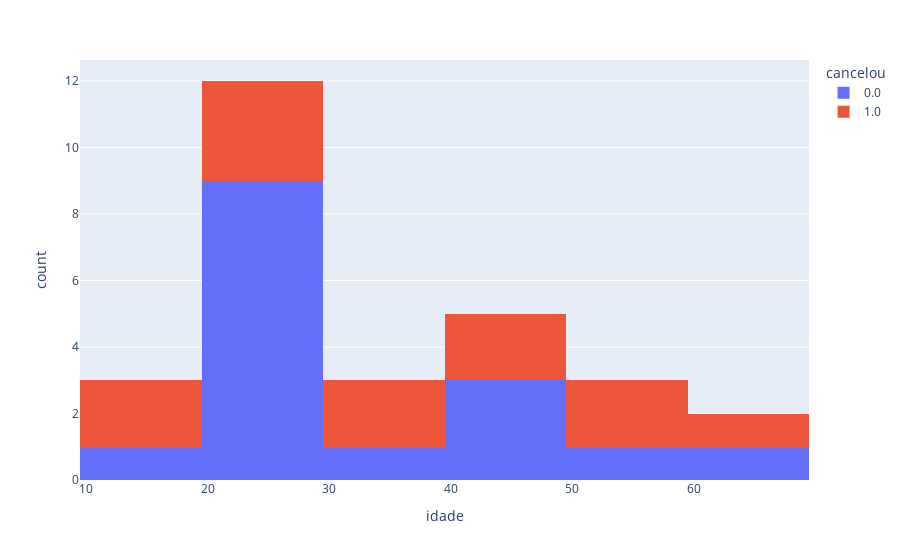
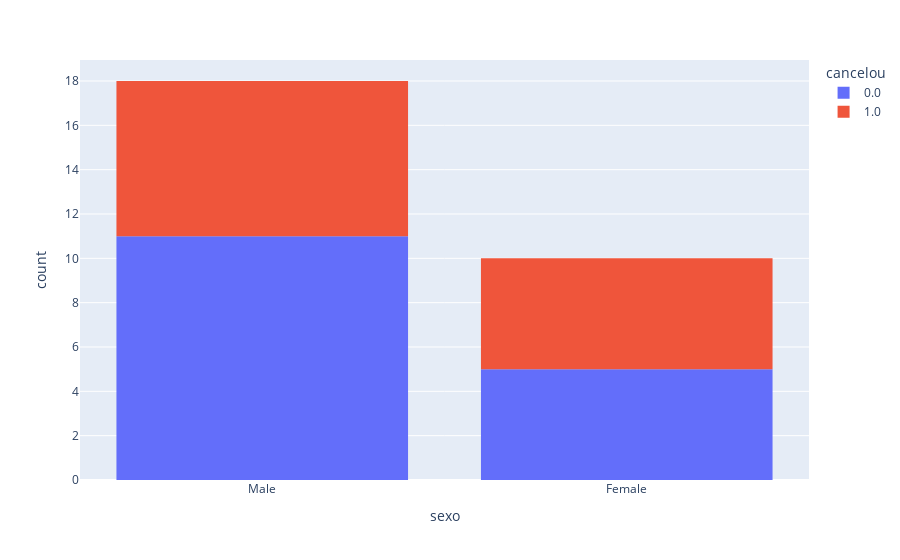
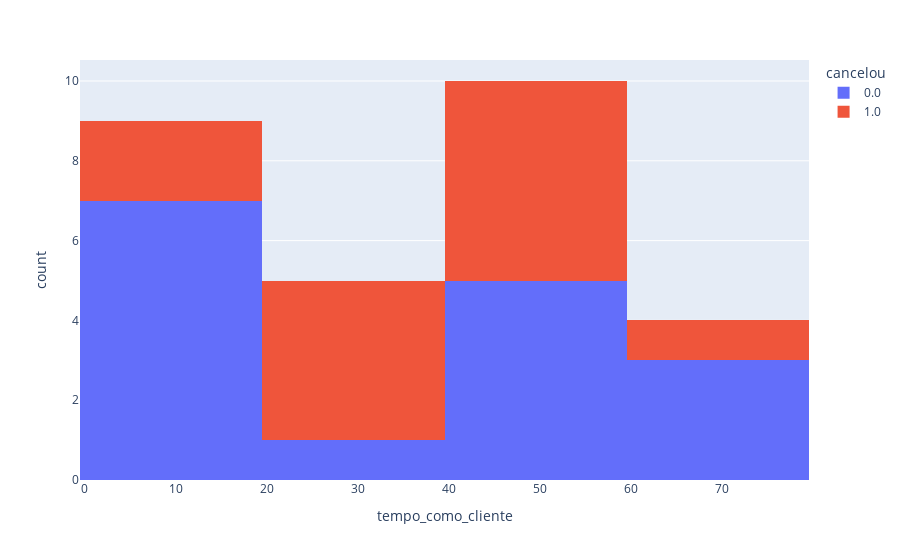
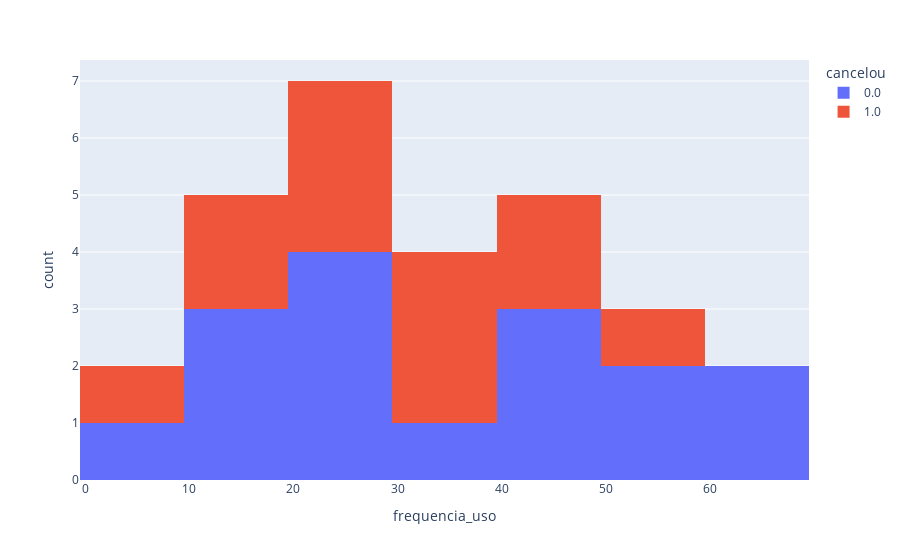

Here is the notebook cell these charts were saved with, in order:
### Code cell
#Passo 5: Análise das causas dos cancelamentos.
#Criando gráficos para analize 
import plotly.express as px

# criar o grafico 
#Para cada coluna da tabela, liste cada coluna da tabela (exibindo todas as colunas no grafico)- utilizando o (for)
for coluna in tabela.columns:
    grafico = px.histogram(tabela, x=coluna, color="cancelou")
    # exibir o grafico
    grafico.show()

### Figure 1 — Plotly figure (JSON) as saved in the notebook; plotly's stock layout.template omitted (floating-point values rounded to 4 significant figures)
{"data": [{"alignmentgroup": "True", "bingroup": "x", "hovertemplate": "cancelou=0.0<br>idade=%{x}<br>count=%{y}<extra></extra>", "legendgroup": "0.0", "marker": {"color": "#636efa", "pattern": {"shape": ""}}, "name": "0.0", "offsetgroup": "0.0", "orientation": "v", "showlegend": true, "type": "histogram", "x": [23, 41, 60, 25, 18, 21, 21, 27, 58, 24, 25, 26, 21, 46, 49, 35], "xaxis": "x", "yaxis": "y"}, {"alignmentgroup": "True", "bingroup": "x", "hovertemplate": "cancelou=1.0<br>idade=%{x}<br>count=%{y}<extra></extra>", "legendgroup": "1.0", "marker": {"color": "#EF553B", "pattern": {"shape": ""}}, "name": "1.0", "offsetgroup": "1.0", "orientation": "v", "showlegend": true, "type": "histogram", "x": [30, 55, 32, 19, 22, 60, 25, 19, 28, 45, 51, 46], "xaxis": "x", "yaxis": "y"}], "layout": {"barmode": "relative", "legend": {"title": {"text": "cancelou"}, "tracegroupgap": 0}, "margin": {"t": 60}, "xaxis": {"anchor": "y", "domain": [0, 1], "title": {"text": "idade"}}, "yaxis": {"anchor": "x", "domain": [0, 1], "title": {"text": "count"}}}}

### Figure 2 — Plotly figure (JSON) as saved in the notebook; plotly's stock layout.template omitted (floating-point values rounded to 4 significant figures)
{"data": [{"alignmentgroup": "True", "bingroup": "x", "hovertemplate": "cancelou=0.0<br>sexo=%{x}<br>count=%{y}<extra></extra>", "legendgroup": "0.0", "marker": {"color": "#636efa", "pattern": {"shape": ""}}, "name": "0.0", "offsetgroup": "0.0", "orientation": "v", "showlegend": true, "type": "histogram", "x": ["Male", "Male", "Male", "Male", "Male", "Male", "Male", "Female", "Male", "Female", "Male", "Male", "Female", "Male", "Female", "Female"], "xaxis": "x", "yaxis": "y"}, {"alignmentgroup": "True", "bingroup": "x", "hovertemplate": "cancelou=1.0<br>sexo=%{x}<br>count=%{y}<extra></extra>", "legendgroup": "1.0", "marker": {"color": "#EF553B", "pattern": {"shape": ""}}, "name": "1.0", "offsetgroup": "1.0", "orientation": "v", "showlegend": true, "type": "histogram", "x": ["Male", "Female", "Female", "Male", "Female", "Female", "Female", "Male", "Male", "Male", "Male", "Male"], "xaxis": "x", "yaxis": "y"}], "layout": {"barmode": "relative", "legend": {"title": {"text": "cancelou"}, "tracegroupgap": 0}, "margin": {"t": 60}, "xaxis": {"anchor": "y", "domain": [0, 1], "title": {"text": "sexo"}}, "yaxis": {"anchor": "x", "domain": [0, 1], "title": {"text": "count"}}}}

### Figure 3 — Plotly figure (JSON) as saved in the notebook; plotly's stock layout.template omitted (floating-point values rounded to 4 significant figures)
{"data": [{"alignmentgroup": "True", "bingroup": "x", "hovertemplate": "cancelou=0.0<br>tempo_como_cliente=%{x}<br>count=%{y}<extra></extra>", "legendgroup": "0.0", "marker": {"color": "#636efa", "pattern": {"shape": ""}}, "name": "0.0", "offsetgroup": "0.0", "orientation": "v", "showlegend": true, "type": "histogram", "x": [13, 40, 12, 44, 52, 69, 1, 7, 3, 25, 13, 50, 43, 64, 64, 12], "xaxis": "x", "yaxis": "y"}, {"alignmentgroup": "True", "bingroup": "x", "hovertemplate": "cancelou=1.0<br>tempo_como_cliente=%{x}<br>count=%{y}<extra></extra>", "legendgroup": "1.0", "marker": {"color": "#EF553B", "pattern": {"shape": ""}}, "name": "1.0", "offsetgroup": "1.0", "orientation": "v", "showlegend": true, "type": "histogram", "x": [55, 56, 66, 45, 12, 32, 24, 26, 42, 55, 24, 13], "xaxis": "x", "yaxis": "y"}], "layout": {"barmode": "relative", "legend": {"title": {"text": "cancelou"}, "tracegroupgap": 0}, "margin": {"t": 60}, "xaxis": {"anchor": "y", "domain": [0, 1], "title": {"text": "tempo_como_cliente"}}, "yaxis": {"anchor": "x", "domain": [0, 1], "title": {"text": "count"}}}}

### Figure 4 — Plotly figure (JSON) as saved in the notebook; plotly's stock layout.template omitted (floating-point values rounded to 4 significant figures)
{"data": [{"alignmentgroup": "True", "bingroup": "x", "hovertemplate": "cancelou=0.0<br>frequencia_uso=%{x}<br>count=%{y}<extra></extra>", "legendgroup": "0.0", "marker": {"color": "#636efa", "pattern": {"shape": ""}}, "name": "0.0", "offsetgroup": "0.0", "orientation": "v", "showlegend": true, "type": "histogram", "x": [55, 40, 40, 60, 47, 65, 25, 58, 5, 18, 17, 16, 22, 24, 36, 24], "xaxis": "x", "yaxis": "y"}, {"alignmentgroup": "True", "bingroup": "x", "hovertemplate": "cancelou=1.0<br>frequencia_uso=%{x}<br>count=%{y}<extra></extra>", "legendgroup": "1.0", "marker": {"color": "#EF553B", "pattern": {"shape": ""}}, "name": "1.0", "offsetgroup": "1.0", "orientation": "v", "showlegend": true, "type": "histogram", "x": [22, 18, 55, 35, 33, 28, 9, 10, 22, 44, 46, 31], "xaxis": "x", "yaxis": "y"}], "layout": {"barmode": "relative", "legend": {"title": {"text": "cancelou"}, "tracegroupgap": 0}, "margin": {"t": 60}, "xaxis": {"anchor": "y", "domain": [0, 1], "title": {"text": "frequencia_uso"}}, "yaxis": {"anchor": "x", "domain": [0, 1], "title": {"text": "count"}}}}
